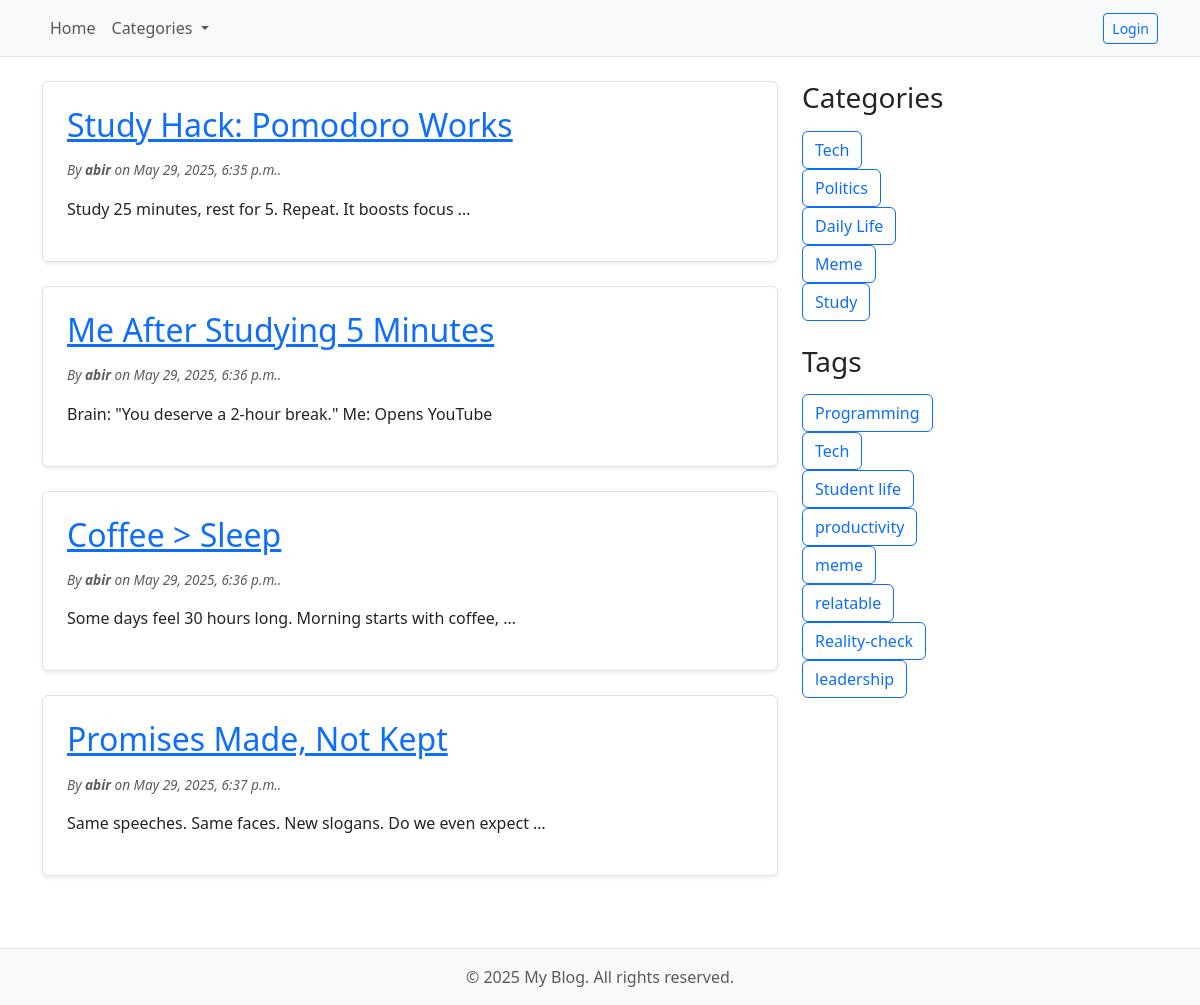
The page / on the database its author committed.
### Blog/models.py (models this page shows, shortened)
class Post(models.Model):
    title = models.CharField( max_length=200)
    content = models.TextField()
    author = models.ForeignKey(User, on_delete=models.CASCADE)
    created_at = models.DateTimeField(auto_now_add=True)
    updated_at = models.DateTimeField(auto_now=True)
    category = models.ForeignKey(Category, on_delete=models.SET_NULL, null = True, blank = True)
    tag = models.ManyToManyField(Tag, blank= True)

class Category(models.Model):
    name = models.CharField(max_length=20)

class Tag(models.Model):
    name = models.CharField( max_length=20)

### Blog/views.py (the view)
# urls.py: path("",post_list, name = 'post_list'),
def post_list(request):
    posts = Post.objects.all()
    categories = Category.objects.all()
    tags = Tag.objects.all()
    return render(request, 'blog/post_list.html', {'posts': posts, 'categories':categories, 'tags':tags })

### template/blog/post_list.html (shortened to what this page needs)
{% extends "blog/base.html" %}
{% block content %}
        {% for post in posts %}
            <article class="mb-4 border rounded p-4 shadow-sm bg-white">
            <h2 class="mb-3"> <a href="{% url 'post_details' post.id %}"> {{post.title}}  </a> </h2>
            <div class="text-muted fst-italic mb-3" style="font-size: 0.85rem;">
                By <b>{{ post.author }}</b> on {{ post.created_at }}.
            </div>
            <p> {{ post.content | truncatewords:10 }} </p>
            </article>
        {% empty %}
            <h1>No posts found. Create post</h1>
        {% endfor%}
{% endblock %}

### template/blog/base.html (shortened to what this page needs)
<!DOCTYPE html>
<html lang="en">
<head>
  <link
    href="https://cdn.jsdelivr.net/npm/bootstrap@5.3.0/dist/css/bootstrap.min.css"
    rel="stylesheet"
  />
</head>
<body class="d-flex flex-column min-vh-100">
  <nav class="navbar navbar-expand-lg navbar-light bg-light border-bottom">
    <div class="container" id="navbarNavDropdown">
      <ul class="navbar-nav">
        <li class="nav-item">
          <a class="nav-link" href="{% url 'post_list' %}">Home</a>
        </li>
        <li class="nav-item dropdown">
          <a
            class="nav-link dropdown-toggle"
            href="#"
            id="categoriesDropdown"
            role="button"
            data-bs-toggle="dropdown"
            aria-expanded="false"
          >
            Categories
          </a>
        </li>
      </ul>
      <div class="d-flex align-items-center gap-3">
        {% if user.is_authenticated %}
          <span class="navbar-text">Welcome, {{ user.username }}</span>
          <form method="POST" action="{% url 'logout' %}">
            {% csrf_token %}
            <button type="submit" class="btn btn-outline-danger btn-sm">Logout</button>
          </form>
        {% else %}
          <a class="btn btn-outline-primary btn-sm" href="{% url 'login' %}">Login</a>
        {% endif %}
      </div>
    </div>
</nav>
  <div class="container my-4 flex-grow-1">
    <div class="row">
      <main class="col-lg-8 mb-4">
        {% block content %}
        {% endblock %}
      </main>
      <aside class="col-lg-4">
        <section class="mb-4">
          <h3 class="mb-3">Categories</h3>
          {% for category in categories %}
          <div class="d-flex gap-2 flex-wrap">
            <button type="button" class="btn btn-outline-primary">{{ category.name }}</button>
          </div>
          {% empty %}
            <p>No Categories made</p>
          {% endfor %}
        </section>
        <section>
          <h3 class="mb-3">Tags</h3>
          {% for tag in tags %}
          <div class="d-flex gap-2 flex-wrap">
            <button type="button" class="btn btn-outline-primary">{{ tag.name }}</button>
          </div>
          {% empty %}
            <p>No Tags made</p>
          {% endfor %}
        </section>
      </aside>
    </div>
  </div>
  <footer class="bg-light text-center text-muted py-3 border-top mt-auto">
    <div class="container">
      &copy; 2025 My Blog. All rights reserved.
    </div>
  </footer>
</body>
</html>

### rows shown on the page
Post: title "Study Hack: Pomodoro Works", author "abir", created_at "May 29, 2025, 6:35 p.m.", content "Study 25 minutes, rest for 5. Repeat. It boosts focus …"
Post: title "Me After Studying 5 Minutes", author "abir", created_at "May 29, 2025, 6:36 p.m.", content "Brain: \"You deserve a 2-hour break.\" Me: Opens YouTube"
Post: title "Coffee > Sleep", author "abir", created_at "May 29, 2025, 6:36 p.m.", content "Some days feel 30 hours long. Morning starts with coffee, …"
Post: title "Promises Made, Not Kept", author "abir", created_at "May 29, 2025, 6:37 p.m.", content "Same speeches. Same faces. New slogans. Do we even expect …"
Category: name "Tech"
Category: name "Politics"
Category: name "Daily Life"
Category: name "Meme"
Category: name "Study"
Tag: name "Programming"
Tag: name "Tech"
Tag: name "Student life"
Tag: name "productivity"
Tag: name "meme"
Tag: name "relatable"
Tag: name "Reality-check"
Tag: name "leadership"
